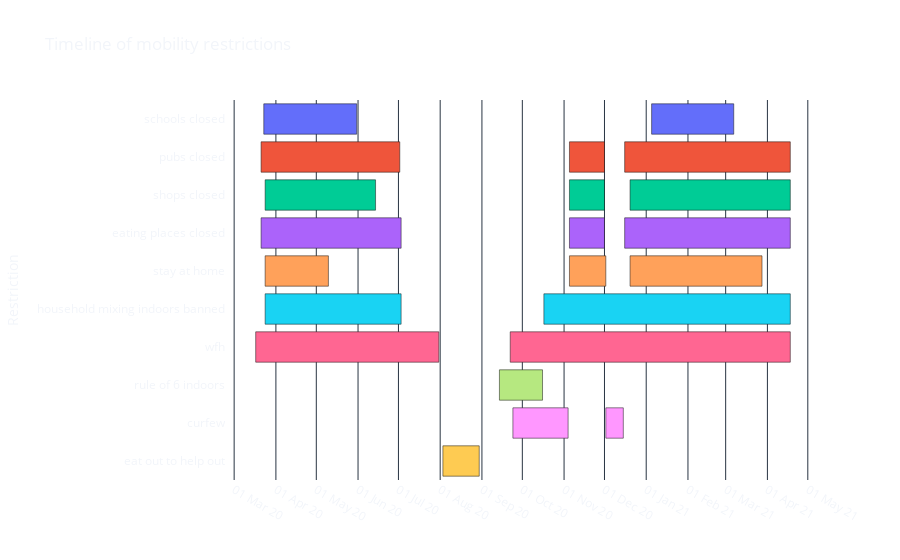

Notebook code for this chart:
### Markdown cell above
### Restrictions timeline

### Code cell
# Create dataset using the restrictions dataset
df = pd.DataFrame([
    dict(Task='schools_closed_0', Start='2020-03-23', Finish='2020-05-31', Resource='schools closed'),
    dict(Task='pubs_closed_0',  Start='2020-03-21',Finish='2020-07-02', Resource='pubs closed'),
    dict(Task='shops_closed_0',  Start='2020-03-24',Finish='2020-06-14', Resource='shops closed'),
    dict(Task='eating_places_closed_0',  Start='2020-03-21',Finish='2020-07-03', Resource='eating places closed'),
    dict(Task='schools_closed_1',  Start='2021-01-05',Finish='2021-03-07', Resource='schools closed'),
    dict(Task='pubs_closed_1',  Start='2020-11-05',Finish='2020-12-01', Resource='pubs closed'),
    dict(Task='shops_closed_1',  Start='2020-11-05',Finish='2020-12-01', Resource='shops closed'),
    dict(Task='eating_places_closed_1',  Start='2020-11-05',Finish='2020-12-01', Resource='eating places closed'),
    dict(Task='pubs_closed_2',  Start='2020-12-16',Finish='2021-04-18', Resource='pubs closed'),
    dict(Task='shops_closed_2',  Start='2020-12-20',Finish='2021-04-18', Resource='shops closed'),
    dict(Task='eating_places_closed_2',  Start='2020-12-16', Finish='2021-04-18', Resource='eating places closed'),
    dict(Task='stay_at_home_0',  Start='2020-03-24', Finish='2020-05-10', Resource='stay at home'),
    dict(Task='stay_at_home_1',  Start='2020-11-05',Finish='2020-12-02', Resource='stay at home'),
    dict(Task='stay_at_home_2',  Start='2020-12-20', Finish='2021-03-28', Resource='stay at home'),
    dict(Task='household_mixing_indoors_banned_0',  Start='2020-03-24', Finish='2020-07-03', Resource='household mixing indoors banned'),
    dict(Task='household_mixing_indoors_banned_1',  Start='2020-10-17', Finish='2021-04-18', Resource='household mixing indoors banned'),
    dict(Task='wfh_0',  Start='2020-03-17', Finish='2020-07-31', Resource='wfh'),
    dict(Task='wfh_1',  Start='2020-09-22', Finish='2021-04-18', Resource='wfh'),
    dict(Task='rule_of_6_indoors_0',  Start='2020-09-14', Finish='2020-10-16', Resource='rule of 6 indoors'),
    dict(Task='curfew_0',  Start='2020-09-24', Finish='2020-11-04', Resource='curfew'),
    dict(Task='curfew_1',  Start='2020-12-02', Finish='2020-12-15', Resource='curfew'),
    dict(Task='eat_out_to_help_out_0',  Start='2020-08-03',Finish='2020-08-30', Resource='eat out to help out'),
])

# Plot timeline of restrictions using plotly
fig = px.timeline(df, x_start="Start", x_end="Finish",
                  y="Resource", color="Resource", labels={
                     "Start": "Start",
                     "Finish": "Finish",
                     "Resource": "Restriction"
                 },
                title="Timeline of mobility restrictions", template='plotly_dark')
fig.update_xaxes(
    tickmode = 'auto',
    nticks =  20,
    tickformat="%d %b %y")


fig.update_layout(showlegend=False, plot_bgcolor = 'rgba(0, 0, 0, 0)', paper_bgcolor = 'rgba(0, 0, 0, 0)' )


fig.show()
fig.write_html("data/timeline_restrictions.html")

### Figure 1 — Plotly figure (JSON) as saved in the notebook; plotly's stock layout.template omitted (floating-point values rounded to 4 significant figures)
{"data": [{"alignmentgroup": "True", "base": ["2020-03-23", "2021-01-05"], "hovertemplate": "Restriction=%{y}<br>Start=%{base}<br>Finish=%{x}<extra></extra>", "legendgroup": "schools closed", "marker": {"color": "#636efa"}, "name": "schools closed", "offsetgroup": "schools closed", "orientation": "h", "showlegend": true, "textposition": "auto", "type": "bar", "x": [5961600000, 5270400000], "xaxis": "x", "y": ["schools closed", "schools closed"], "yaxis": "y"}, {"alignmentgroup": "True", "base": ["2020-03-21", "2020-11-05", "2020-12-16"], "hovertemplate": "Restriction=%{y}<br>Start=%{base}<br>Finish=%{x}<extra></extra>", "legendgroup": "pubs closed", "marker": {"color": "#EF553B"}, "name": "pubs closed", "offsetgroup": "pubs closed", "orientation": "h", "showlegend": true, "textposition": "auto", "type": "bar", "x": [8899200000, 2246400000, 10627200000], "xaxis": "x", "y": ["pubs closed", "pubs closed", "pubs closed"], "yaxis": "y"}, {"alignmentgroup": "True", "base": ["2020-03-24", "2020-11-05", "2020-12-20"], "hovertemplate": "Restriction=%{y}<br>Start=%{base}<br>Finish=%{x}<extra></extra>", "legendgroup": "shops closed", "marker": {"color": "#00cc96"}, "name": "shops closed", "offsetgroup": "shops closed", "orientation": "h", "showlegend": true, "textposition": "auto", "type": "bar", "x": [7084800000, 2246400000, 10281600000], "xaxis": "x", "y": ["shops closed", "shops closed", "shops closed"], "yaxis": "y"}, {"alignmentgroup": "True", "base": ["2020-03-21", "2020-11-05", "2020-12-16"], "hovertemplate": "Restriction=%{y}<br>Start=%{base}<br>Finish=%{x}<extra></extra>", "legendgroup": "eating places closed", "marker": {"color": "#ab63fa"}, "name": "eating places closed", "offsetgroup": "eating places closed", "orientation": "h", "showlegend": true, "textposition": "auto", "type": "bar", "x": [8985600000, 2246400000, 10627200000], "xaxis": "x", "y": ["eating places closed", "eating places closed", "eating places closed"], "yaxis": "y"}, {"alignmentgroup": "True", "base": ["2020-03-24", "2020-11-05", "2020-12-20"], "hovertemplate": "Restriction=%{y}<br>Start=%{base}<br>Finish=%{x}<extra></extra>", "legendgroup": "stay at home", "marker": {"color": "#FFA15A"}, "name": "stay at home", "offsetgroup": "stay at home", "orientation": "h", "showlegend": true, "textposition": "auto", "type": "bar", "x": [4060800000, 2332800000, 8467200000], "xaxis": "x", "y": ["stay at home", "stay at home", "stay at home"], "yaxis": "y"}, {"alignmentgroup": "True", "base": ["2020-03-24", "2020-10-17"], "hovertemplate": "Restriction=%{y}<br>Start=%{base}<br>Finish=%{x}<extra></extra>", "legendgroup": "household mixing indoors banned", "marker": {"color": "#19d3f3"}, "name": "household mixing indoors banned", "offsetgroup": "household mixing indoors banned", "orientation": "h", "showlegend": true, "textposition": "auto", "type": "bar", "x": [8726400000, 15811200000], "xaxis": "x", "y": ["household mixing indoors banned", "household mixing indoors banned"], "yaxis": "y"}, {"alignmentgroup": "True", "base": ["2020-03-17", "2020-09-22"], "hovertemplate": "Restriction=%{y}<br>Start=%{base}<br>Finish=%{x}<extra></extra>", "legendgroup": "wfh", "marker": {"color": "#FF6692"}, "name": "wfh", "offsetgroup": "wfh", "orientation": "h", "showlegend": true, "textposition": "auto", "type": "bar", "x": [11750400000, 17971200000], "xaxis": "x", "y": ["wfh", "wfh"], "yaxis": "y"}, {"alignmentgroup": "True", "base": ["2020-09-14"], "hovertemplate": "Restriction=%{y}<br>Start=%{base}<br>Finish=%{x}<extra></extra>", "legendgroup": "rule of 6 indoors", "marker": {"color": "#B6E880"}, "name": "rule of 6 indoors", "offsetgroup": "rule of 6 indoors", "orientation": "h", "showlegend": true, "textposition": "auto", "type": "bar", "x": [2764800000], "xaxis": "x", "y": ["rule of 6 indoors"], "yaxis": "y"}, {"alignmentgroup": "True", "base": ["2020-09-24", "2020-12-02"], "hovertemplate": "Restriction=%{y}<br>Start=%{base}<br>Finish=%{x}<extra></extra>", "legendgroup": "curfew", "marker": {"color": "#FF97FF"}, "name": "curfew", "offsetgroup": "curfew", "orientation": "h", "showlegend": true, "textposition": "auto", "type": "bar", "x": [3542400000, 1123200000], "xaxis": "x", "y": ["curfew", "curfew"], "yaxis": "y"}, {"alignmentgroup": "True", "base": ["2020-08-03"], "hovertemplate": "Restriction=%{y}<br>Start=%{base}<br>Finish=%{x}<extra></extra>", "legendgroup": "eat out to help out", "marker": {"color": "#FECB52"}, "name": "eat out to help out", "offsetgroup": "eat out to help out", "orientation": "h", "showlegend": true, "textposition": "auto", "type": "bar", "x": [2332800000], "xaxis": "x", "y": ["eat out to help out"], "yaxis": "y"}], "layout": {"barmode": "overlay", "legend": {"title": {"text": "Restriction"}, "tracegroupgap": 0}, "paper_bgcolor": "rgba(0, 0, 0, 0)", "plot_bgcolor": "rgba(0, 0, 0, 0)", "showlegend": false, "title": {"text": "Timeline of mobility restrictions"}, "xaxis": {"anchor": "y", "domain": [0, 1], "nticks": 20, "tickformat": "%d %b %y", "tickmode": "auto", "type": "date"}, "yaxis": {"anchor": "x", "categoryarray": ["eat out to help out", "curfew", "rule of 6 indoors", "wfh", "household mixing indoors banned", "stay at home", "eating places closed", "shops closed", "pubs closed", "schools closed"], "categoryorder": "array", "domain": [0, 1], "title": {"text": "Restriction"}}}}
